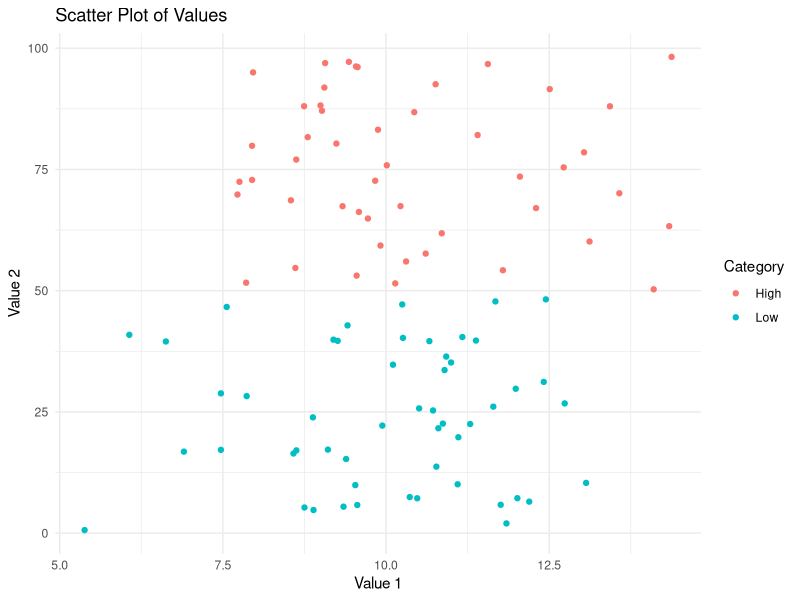

Generate this figure with R:
# R Test File for Comment Cleaner Pro

# R doesn't have built-in multi-line comments
# so developers typically use consecutive
# hash marks like this to create
# comment blocks

# TODO: Implement data normalization function
# FIXME: Fix column name handling in read_csv

# Load necessary libraries
library(dplyr)    # For data manipulation
library(ggplot2)  # For visualization
library(tidyr)    # For data tidying

# Function with comments
calculate_mean <- function(data, column) {
  # Check if the column exists
  if (!column %in% names(data)) {
    stop("Column not found in dataset") # Error message
  }
  
  # Calculate the mean, removing NA values
  mean_value <- mean(data[[column]], na.rm = TRUE) # Use na.rm to ignore NA values
  
  return(mean_value) # Return the calculated mean
}

# Creating test data
set.seed(123)  # Set random seed for reproducibility
test_data <- data.frame(
  id = 1:100,                           # ID column
  value1 = rnorm(100, mean = 10, sd = 2), # Normal distribution
  value2 = runif(100, min = 0, max = 100)  # Uniform distribution
)

# Data manipulation with pipe operator
result <- test_data %>%
  filter(value1 > 8) %>%    # Filter rows where value1 > 8
  mutate(                    # Create new columns
    squared = value1^2,      # Square of value1
    category = ifelse(value2 > 50, "High", "Low") # Categorize value2
  ) %>%
  group_by(category) %>%     # Group by category
  summarise(                 # Calculate summary statistics
    mean_val1 = mean(value1),  # Mean of value1
    mean_val2 = mean(value2)   # Mean of value2
  )

# TODO: Add proper error handling for missing data

# Create a basic plot
# This plots value1 against value2 with category as color
ggplot(test_data, aes(x = value1, y = value2, color = ifelse(value2 > 50, "High", "Low"))) +
  geom_point() +  # Add scatter plot points
  labs(
    title = "Scatter Plot of Values",  # Plot title
    x = "Value 1",                     # x-axis label
    y = "Value 2",                     # y-axis label
    color = "Category"                 # Legend title
  ) +
  theme_minimal()  # Use minimal theme

# FIXME: The color scale needs better contrast

# Function to check normality
check_normality <- function(x) {
  # Shapiro-Wilk test
  test_result <- shapiro.test(x)
  
  # Return normality assessment
  if (test_result$p.value > 0.05) {
    return("Data appears to be normally distributed")
  } else {
    return("Data does not appear to be normally distributed")
  }
}

# Comment with R code:
# custom_function <- function() {
#   results <- lapply(1:10, function(i) {
#     return(i * 2)
#   })
#   return(unlist(results))
# }

# Print calculation result
cat("Mean of value1:", calculate_mean(test_data, "value1"), "\n")

# Comment at end of file